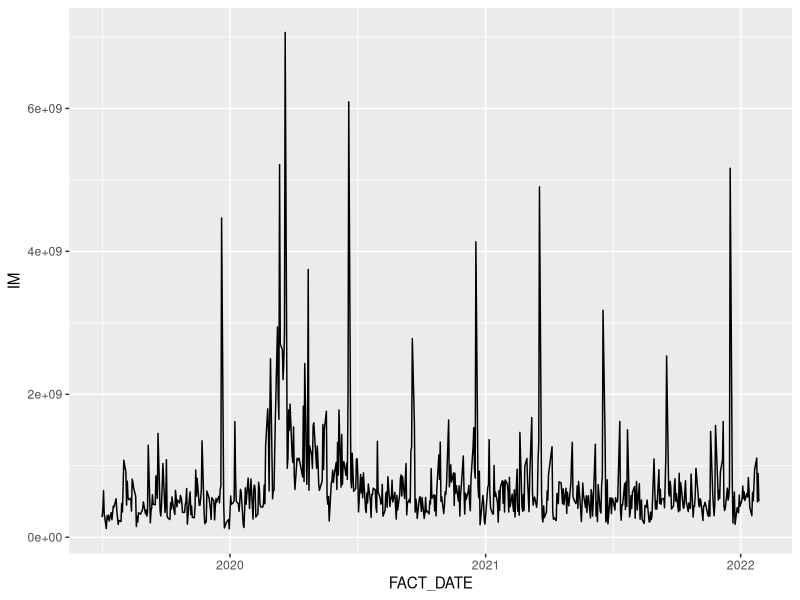

The R source for this figure: (Note: this script raises an error after producing the figure.)
# load relevant packages
library(lubridate)
library(tidyverse)
library(scales)
library(ggsci)

df <- read_csv("Data/Eurex_Data/VM_IM_Calls.csv",
  col_types = cols(FACT_DATE = col_date(format = "%d/%m/%Y"))
)

# filter out day with large option & index future expiries!
test <- df |>
  filter(TYP == "EOD") |>
  pivot_wider(names_from = TYPE, values_from = DEBIT_EUR) |>
  rename(VM = `VAR MARGIN PAID`, IM = `MARGIN CALL`) |>
  mutate(
    RATIO = VM / IM,
    day = wday(FACT_DATE),
    week = stringi::stri_datetime_fields(FACT_DATE)$WeekOfMonth,
    month = month(FACT_DATE),
    expiry = ifelse((day == 5 & week == 3 & month %in% c(3, 6, 9, 12)),
      TRUE, FALSE
    )
  )

test |>
  ggplot(aes(x = FACT_DATE, y = IM)) +
  geom_line()

# VM vs IM calls! --> Also do a graph for the FESX future itself and not only for eurex
# clearing at an aggregate level!!!
test |>
  filter(isFALSE(expiry) & between(FACT_DATE, start_date, end_date)) |>
  ggplot(aes(x = FACT_DATE, y = IM)) +
  geom_line() +
  geom_line(aes(y = VM), color = "red")
